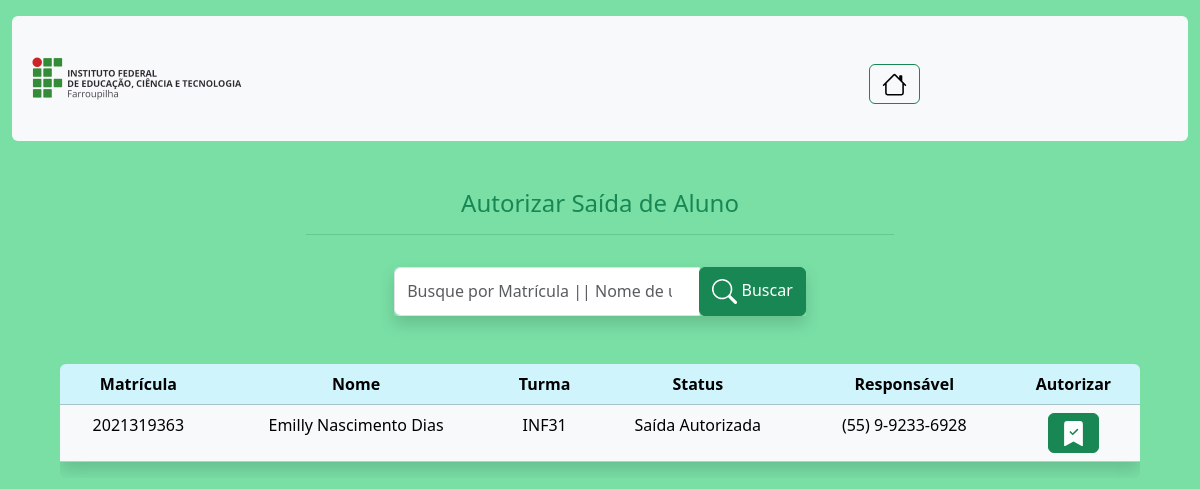
Page /Admin/buscar_aluno.php?filtro=2021319363 (signed in) on the committed database.
### tables this page shows
CREATE TABLE IF NOT EXISTS `historico` (
  `ID_historico` int NOT NULL AUTO_INCREMENT,
  `data_hr` datetime NOT NULL,
  `matricula` char(10) NOT NULL,
  `motivo` varchar(255) DEFAULT NULL,
  PRIMARY KEY (`ID_historico`),
  KEY `matricula` (`matricula`) USING BTREE
);

CREATE TABLE IF NOT EXISTS `aluno` (
  `matricula` char(10) NOT NULL,
  `nome` varchar(100) NOT NULL,
  `email` varchar(100) NOT NULL,
  `num_responsavel` varchar(16) NOT NULL,
  `foto` varchar(255) DEFAULT NULL,
  `ID_turma` int NOT NULL,
  PRIMARY KEY (`matricula`),
  KEY `ID_turma` (`ID_turma`) USING BTREE
);

CREATE TABLE IF NOT EXISTS `turma` (
  `ID_turma` int NOT NULL AUTO_INCREMENT,
  `nome_turma` char(6) NOT NULL,
  PRIMARY KEY (`ID_turma`)
);

CREATE TABLE IF NOT EXISTS `status` (
  `ID_status` int NOT NULL AUTO_INCREMENT,
  `descricao` varchar(30) NOT NULL,
  PRIMARY KEY (`ID_status`)
);

### Admin/autorizar_aluno.php (the view, shortened to what this page needs)
<?php
include("../config.php");
$busca = $_GET['filtro'];
if(is_numeric($busca)){
    $consulta = "SELECT * FROM historico AS hist INNER JOIN aluno AS al ON hist.matricula = al.matricula
    INNER JOIN turma AS tur ON tur.ID_turma = al.ID_turma
    INNER JOIN informa AS inf ON hist.ID_historico = inf.ID_historico
    INNER JOIN status AS stts ON inf.ID_status = stts.ID_status
    WHERE al.matricula = $busca AND hist.ID_historico = (SELECT MAX(ID_historico)
    FROM historico WHERE matricula = $busca)";
    $resultConsulta = $connect->query($consulta);
    $qtLinhasConsulta = $resultConsulta->num_rows;
}
if ($qtLinhasConsulta > 0) {
    print "<div class='rounded table-responsive text-center m-5'>";
    print "<table class='table table-light table-hover shadow'>";
    print "<thead class='table-info'>";
    print "<tr>";
    print "<th> Matrícula </th>";
    print "<th> Nome </th>";
    print "<th> Turma </th>";
    print "<th> Status </th>";
    print "<th> Responsável </th>";
    print "<th> Autorizar </th>";
    print "</tr>";
    print "</thead>";
    while ($rowCon = $resultConsulta->fetch_object()) {
        print "<tbody>";
        print "<tr>";
        print "<td>" . $rowCon->matricula . "</td>";
        print "<td>" . $rowCon->nome . "</td>";
        print "<td>" . $rowCon->nome_turma . "</td>";
        print "<td>" . $rowCon->descricao . "</td>";
        print "<td>" . $rowCon->num_responsavel . "</td>";
        print "<td><button type='button' class='btn btn-success' data-bs-toggle='modal' data-bs-target='#exampleModal'>
        <svg xmlns='http://www.w3.org/2000/svg' width='25' height='25' fill='currentColor' class='bi bi-bookmark-check-fill' viewBox='0 0 16 16'><path fill-rule='evenodd' d='M2 15.5V2a2 2 0 0 1 2-2h8a2 2 0 0 1 2 2v13.5a.5.5 0 0 1-.74.439L8 13.069l-5.26 2.87A.5.5 0 0 1 2 15.5zm8.854-9.646a.5.5 0 0 0-.708-.708L7.5 7.793 6.354 6.646a.5.5 0 1 0-.708.708l1.5 1.5a.5.5 0 0 0 .708 0l3-3z'/>
        </svg></button></td>";
        print "</tr>";
        print "</tbody>";
    }
    print "</table>";
    print "</div>";
} else {
    print "<p class='alert alert-danger text-center m-3 w-50 mx-auto'>Não Foraram Encontrados Resultados!</p>";
}
?>

### rows in the picture
historico: matricula.matricula "2021319363", matricula.nome "Emilly Nascimento Dias", turma.nome_turma "INF31", status.descricao "Saída Autorizada", matricula.num_responsavel "(55) 9-9233-6928"
